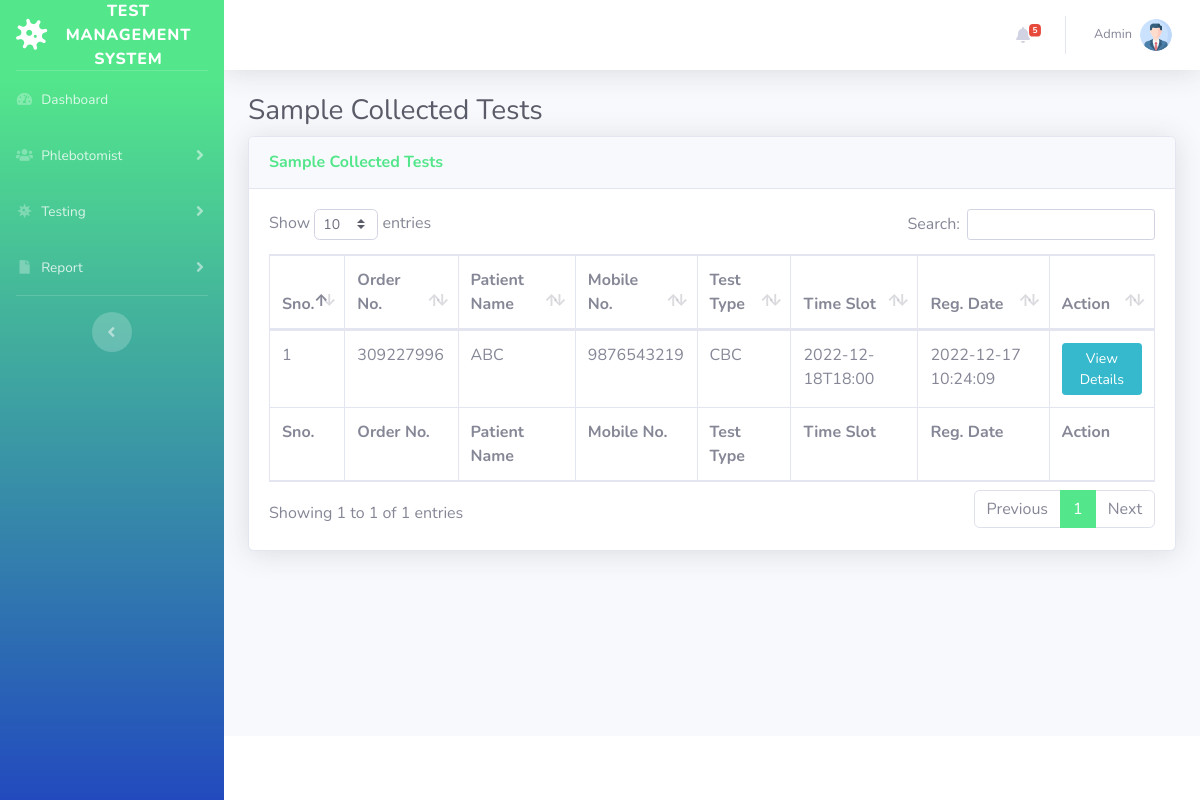
/sample-collected-test.php (signed in), run on the app's committed database.
### tables this page shows
CREATE TABLE `tbltestrecord` (
  `id` int(11) NOT NULL,
  `OrderNumber` bigint(20) DEFAULT NULL,
  `PatientMobileNumber` bigint(20) DEFAULT NULL,
  `TestType` varchar(100) DEFAULT NULL,
  `TestTimeSlot` varchar(120) DEFAULT NULL,
  `ReportStatus` varchar(100) DEFAULT NULL,
  `FinalReport` varchar(150) DEFAULT NULL,
  `ReportUploadTime` varchar(200) DEFAULT NULL,
  `RegistrationDate` timestamp NULL DEFAULT current_timestamp(),
  `AssignedtoEmpId` varchar(150) DEFAULT NULL,
  `AssigntoName` varchar(180) DEFAULT NULL,
  `AssignedTime` varchar(100) DEFAULT NULL
);

CREATE TABLE `tblpatients` (
  `id` int(11) NOT NULL,
  `FullName` varchar(120) DEFAULT NULL,
  `MobileNumber` bigint(20) DEFAULT NULL,
  `DateOfBirth` date DEFAULT NULL,
  `GovtIssuedId` varchar(150) DEFAULT NULL,
  `GovtIssuedIdNo` varchar(150) DEFAULT NULL,
  `FullAddress` varchar(255) DEFAULT NULL,
  `State` varchar(200) DEFAULT NULL,
  `RegistrationDate` timestamp NOT NULL DEFAULT current_timestamp()
);

### sample-collected-test.php (the view, shortened to what this page needs)
<?php session_start();
include_once('includes/config.php');
if (strlen($_SESSION['aid']==0)) {
  header('location:logout.php');
  } else{
?>
<!DOCTYPE html>
<html lang="en">
<head>
    <link href="vendor/fontawesome-free/css/all.min.css" rel="stylesheet" type="text/css">
    <link href="css/sb-admin-2.min.css" rel="stylesheet">
    <link href="vendor/datatables/dataTables.bootstrap4.min.css" rel="stylesheet">
</head>
<body id="page-top">
    <div id="wrapper">
  <?php include_once('includes/sidebar.php');?>
        <div id="content-wrapper" class="d-flex flex-column">
            <div id="content">
<?php include_once('includes/topbar.php');?>
                <div class="container-fluid">
                    <h1 class="h3 mb-2 text-gray-800">Sample Collected Tests</h1>
                    <div class="card shadow mb-4">
                        <div class="card-header py-3">
                            <h6 class="m-0 font-weight-bold text-primary">Sample Collected Tests</h6>
                        </div>
                        <div class="card-body">
                            <div class="table-responsive">
                                <form name="assignto" method="post">
                    <table class="table table-bordered" id="dataTable" width="100%" cellspacing="0">
                                    <thead>
                                        <tr>
                                            <th>Sno.</th>
                                            <th>Order No.</th>
                                            <th>Patient Name</th>
                                            <th>Mobile No.</th>
                                            <th>Test Type</th>
                                            <th>Time Slot</th>
                                            <th>Reg. Date</th>
                                            <th>Action</th>
                                        </tr>
                                    </thead>
                                      <tfoot>
                                            <tr>
                                            <th>Sno.</th>
                                            <th>Order No.</th>
                                            <th>Patient Name</th>
                                            <th>Mobile No.</th>
                                            <th>Test Type</th>
                                            <th>Time Slot</th>
                                            <th>Reg. Date</th>
                                            <th>Action</th>
                                        </tr>
                                    </tfoot>
                                    <tbody>
<?php $query=mysqli_query($con,"select tbltestrecord.OrderNumber,tblpatients.FullName,tblpatients.MobileNumber,tbltestrecord.TestType,tbltestrecord.TestTimeSlot,tbltestrecord.RegistrationDate,tbltestrecord.id as testid from tbltestrecord
join tblpatients on tblpatients.MobileNumber=tbltestrecord.PatientMobileNumber
where ReportStatus='Sample Collected'
    ");
$cnt=1;
while($row=mysqli_fetch_array($query)){
?>
                                        <tr>
                                            <td><?php echo $cnt;?></td>
                                            <td><?php echo $row['OrderNumber'];?></td>
                                            <td><?php echo $row['FullName'];?></td>
                                            <td><?php echo $row['MobileNumber'];?></td>
                                            <td><?php echo $row['TestType'];?></td>
                                            <td><?php echo $row['TestTimeSlot'];?></td>
                                             <td><?php echo $row['RegistrationDate'];?></td>
                                            <td>
                                <a href="test-details.php?tid=<?php echo $row['testid'];?>&&oid=<?php echo $row['OrderNumber'];?>" class="btn btn-info btn-sm">View Details</a>
                            </td>
                                        </tr>
<?php $cnt++;} ?>
                                    </tbody>
                                </table>
                                     </form>
                            </div>
                        </div>
                    </div>
                </div>
            </div>
    <?php include_once('includes/footer.php');?>
        </div>
    </div>
</body>
</html>
<?php } ?>

### includes/topbar.php (shortened to what this page needs)
      <nav class="navbar navbar-expand navbar-light bg-white topbar mb-4 static-top shadow">
            <?php if($_SESSION['aid']):?>
                    <ul class="navbar-nav ml-auto">
<?php $query=mysqli_query($con,"select * from tbltestrecord where ReportStatus is null");
$count=mysqli_num_rows($query);
?>
                        <li class="nav-item dropdown no-arrow mx-1">
                            <a class="nav-link dropdown-toggle" href="#" id="alertsDropdown" role="button"
                                data-toggle="dropdown" aria-haspopup="true" aria-expanded="false">
                                <i class="fas fa-bell fa-fw"></i>
                                <span class="badge badge-danger badge-counter"><?php echo $count;?></span>
                            </a>
                        </li>
                        <li class="nav-item dropdown no-arrow">
                            <a class="nav-link dropdown-toggle" href="#" id="userDropdown" role="button"
                                data-toggle="dropdown" aria-haspopup="true" aria-expanded="false">
                <?php
$adid=$_SESSION['aid'];
$ret1=mysqli_query($con,"select AdminName from tbladmin where ID='$adid'");
while($row1=mysqli_fetch_array($ret1)){
?>
                                <span class="mr-2 d-none d-lg-inline text-gray-600 small"><?php  echo $row1['AdminName'];?></span>
                           <?php } ?>
                                <img class="img-profile rounded-circle"
                                    src="img/profile.png">
                            </a>
                        </li>
                    </ul>
                <?php endif;?>
                </nav>

### data on the page
tbltestrecord: OrderNumber "309227996", tblpatients.FullName "ABC", tblpatients.MobileNumber "9876543219", TestType "CBC", TestTimeSlot "2022-12-18T18:00", RegistrationDate "2022-12-17 10:24:09"

### other printed values
$count "5"
$row1['AdminName'] "Admin"
